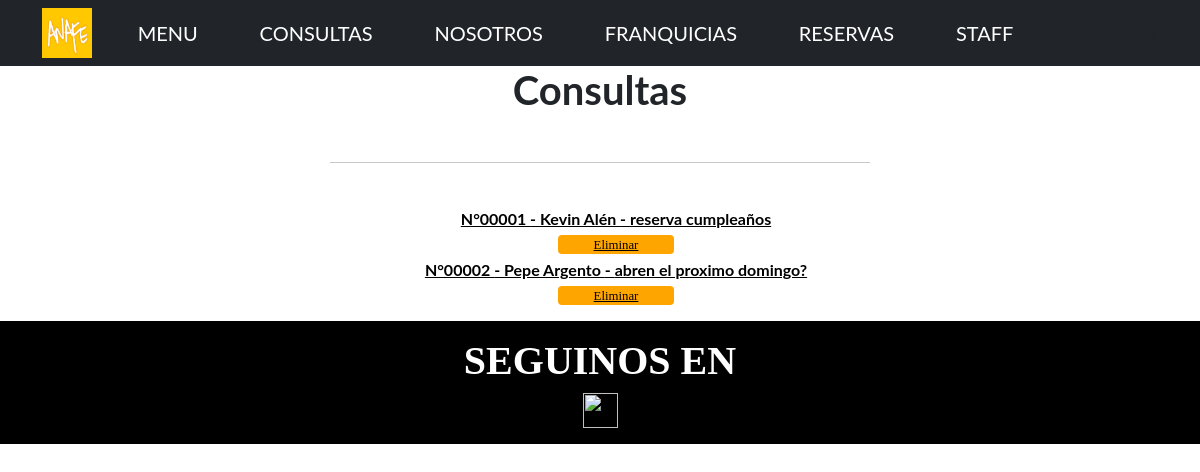
Before: /App_Resto/consulta-listar/ with the older database file.
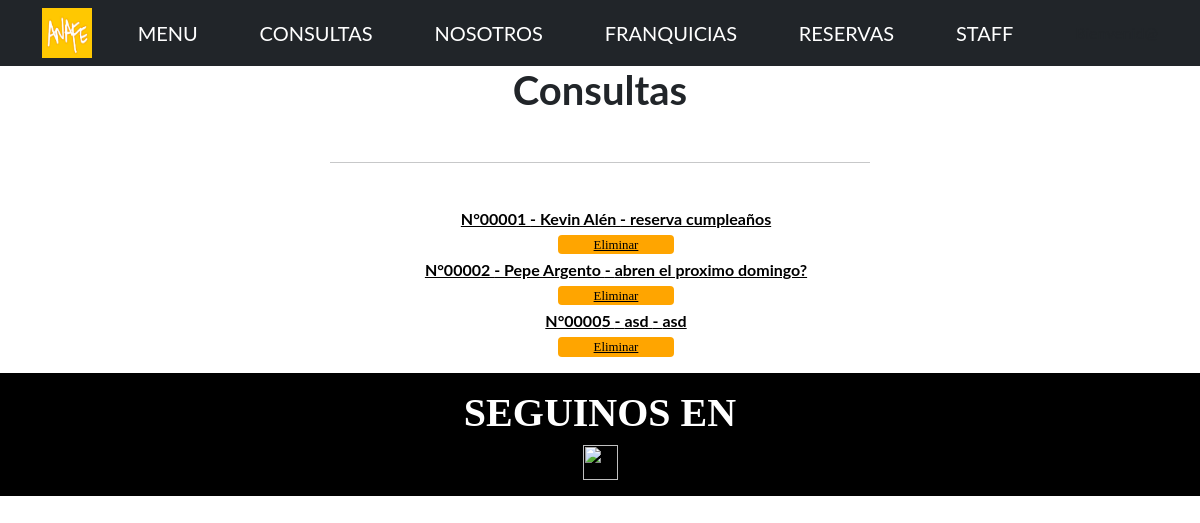
After: the same page with the newer database file.
### App_Resto/models.py (models this page shows, shortened)
class Consulta(models.Model):
    nombre = models.CharField(max_length=50)
    asunto = models.CharField(max_length=50)
    email = models.EmailField()
    mensaje = models.CharField(max_length=200)
    class Meta():
        verbose_name = 'Consulta'
        verbose_name_plural = 'Consultas'

### App_Resto/views.py (the view)
# urls.py: path('consulta-listar/', consultaListView.as_view(), name="ConsultaListar"),
class consultaListView(ListView):
    model = Consulta
    template_name = "consulta-listar.html"

### App_Resto/templates/consulta-listar.html (shortened to what this page needs)
{% extends 'padre.html' %}
{% load static %}
{% block bloqueQueCambia %}
<html>
        <head>
        </head>
        <body>
            <div>
            <center><h1>Consultas</h1></center>
                <br>
                <center><hr width="45%" color="black"  /></center>
                <br>
                <ul style="line-height: 0;">
                {% for consulta in object_list %}
            <div><p style="line-height: 1">
                <center><a href= "{% url 'ConsultaDetallar' consulta.id %}"><spam style="font-weight: bold;">N°0000{{consulta.id}} - {{consulta.nombre}} - {{consulta.asunto}}</spam></a>
                </p>
                <button style="font-size: 80%; width: 10%; height: 3ch;" >
                    <a href="{% url 'ConsultaEliminar' consulta.id %}">Eliminar</a>
                </button>
            </div>
                {% endfor %}
                </ul>
        </body>
{% endblock bloqueQueCambia %}

Changed rows visible on the page:
added Consulta: id "5", nombre "asd", asunto "asd"
